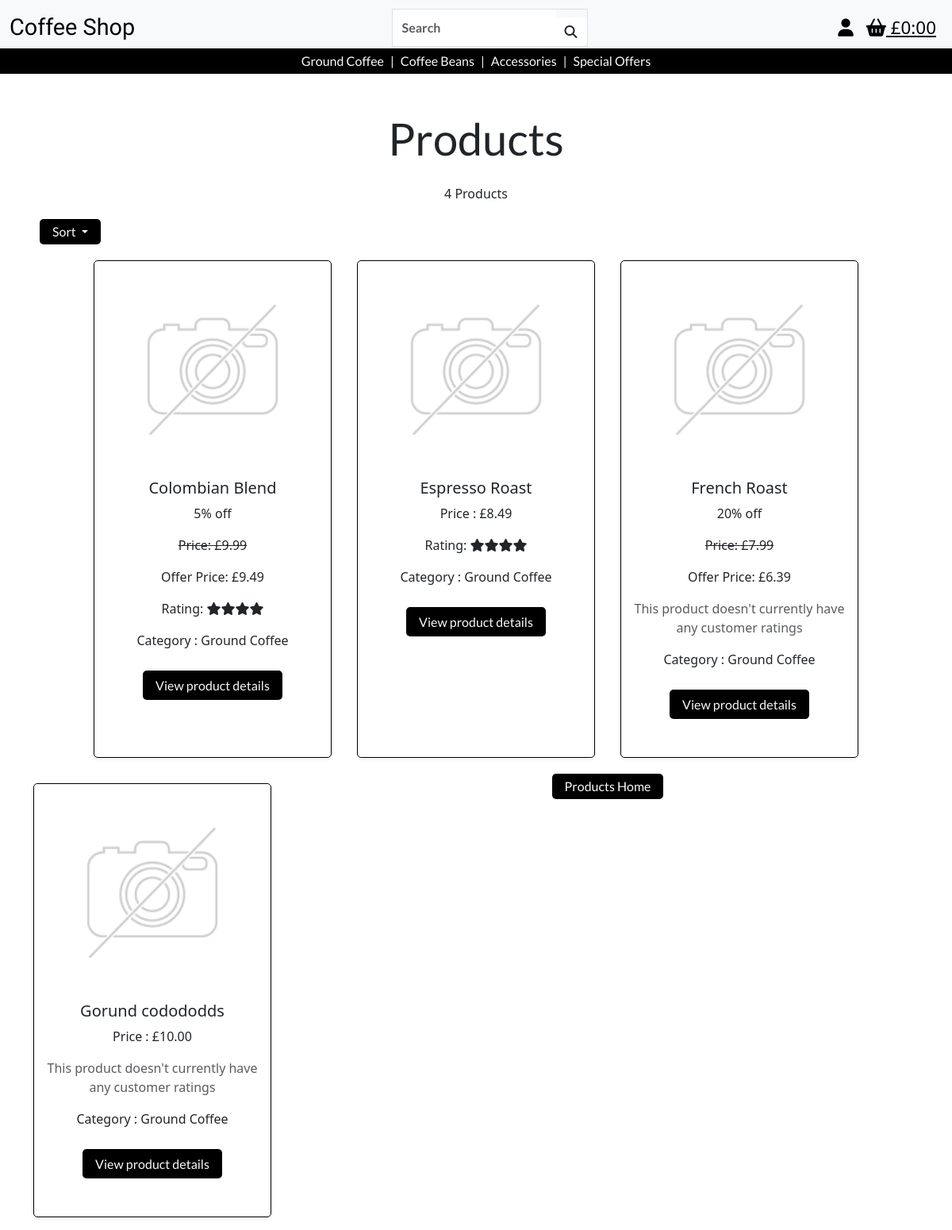
Before: /products/?category=ground_coffee with the older database file.
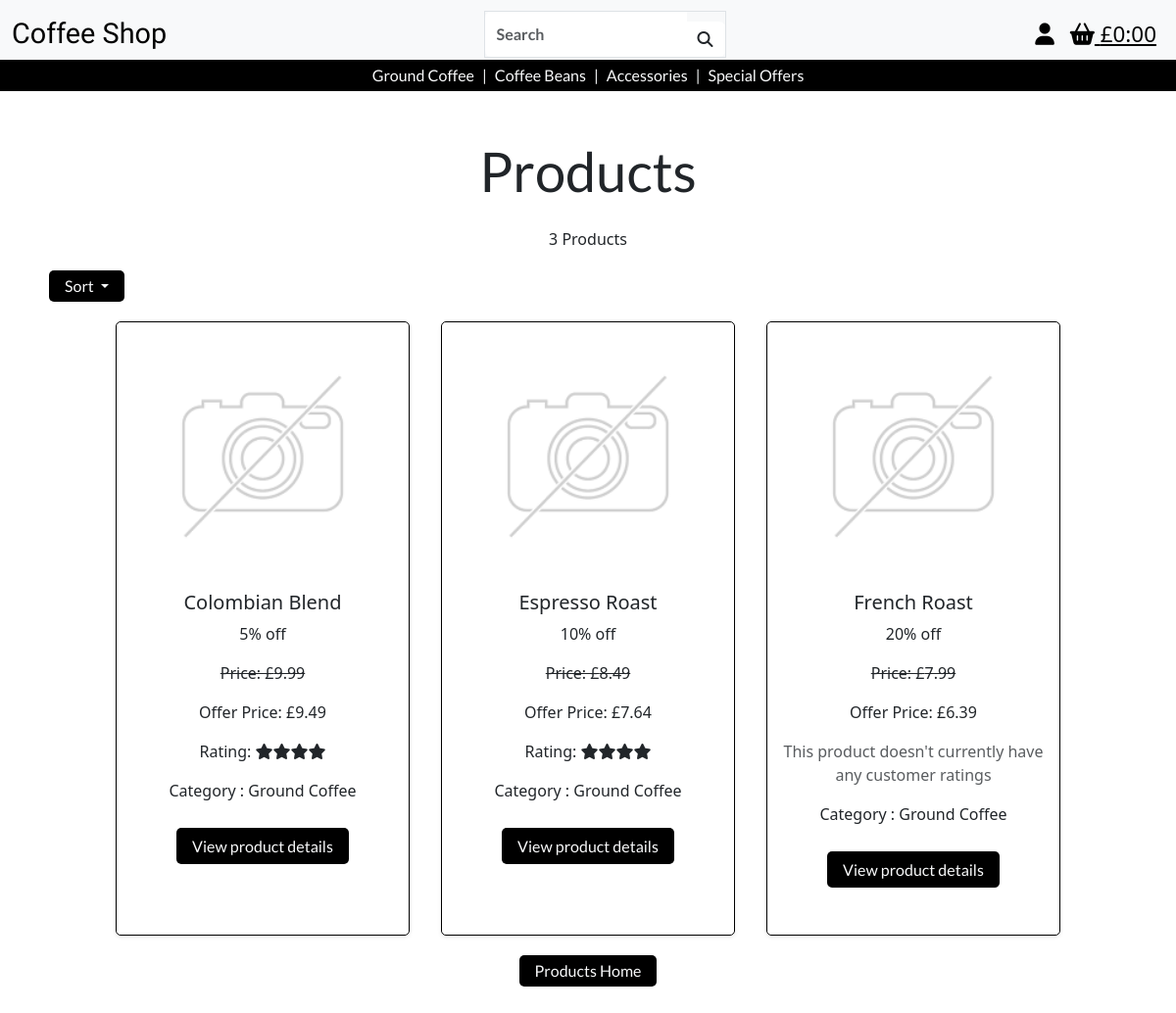
After: the same page with the newer database file.
### products/models.py (models this page shows, shortened)
class Product(models.Model):
    category = models.ForeignKey(
        'Category', null=True, blank=True, on_delete=models.SET_NULL)
    sku = models.CharField(max_length=254, null=True, blank=True, unique=True)
    product_name = models.CharField(max_length=254)
    description = models.TextField()
    price = models.DecimalField(max_digits=6, decimal_places=2)
    image_url = models.URLField(max_length=1024, null=True, blank=True)
    image = models.ImageField(null=True, blank=True)

class Category(models.Model):
    class Meta:
        verbose_name_plural = 'Categories'
    name = models.CharField(max_length=254)
    friendly_name = models.CharField(max_length=254, null=True, blank=True)

### promotions/models.py (models this page shows)
class Discount(models.Model):
    product = models.OneToOneField(Product, on_delete=models.CASCADE, related_name='discount', primary_key=True)
    percentage = models.PositiveIntegerField(validators=[MaxValueValidator(50)])
    def apply_discount(self, price):
        discounted_price = price - (price * self.percentage / 100)
        return round(discounted_price, 2)
    def discounted_price(self):
        return self.apply_discount(self.product.price)
    def __str__(self):
        return f"{self.percentage}% off"

### products/views.py (the view, shortened to what this page needs)
# urls.py: path('', views.all_products, name='products'),
def all_products(request):
    products = Product.objects.all()
    query = None
    sort = None
    direction = None
    category = None
    sortkey = 'id'
    products = products.annotate(avg_rating=Round(Avg('reviews__rating')))
    if request.GET:
        if 'sort' in request.GET:
            sortkey = request.GET['sort']
            sort = sortkey
        if sortkey == 'name':
            sortkey = 'lower_name'
            products = products.annotate(lower_name=Lower('product_name'))
        if 'direction' in request.GET:
            direction = request.GET['direction']
            if direction == 'desc':
                sortkey = f'-{sortkey}'
        products = products.order_by(sortkey)
        if 'category' in request.GET:
            category = request.GET['category']
            if category == 'special_offers':
                products = products.filter(discount__isnull=False)
            elif Category.objects.filter(name=category).exists():
                products = products.filter(category__name=category)
    current_sorting = f'{sort}_{direction}'
    context = {
        'products': products,
        'search_term': query,
        'current_sorting': current_sorting,
        'selected_category': category,
    }
    return render(request, 'products/products.html', context)

### bag/contexts.py (called while the page is built, shortened)
def bag_contents(request):
    bag_items = []
    total = 0
    product_count = 0
    bag = request.session.get('bag', {})
    if total < settings.FREE_DELIVERY_THRESHOLD:
        delivery = total * Decimal(settings.STANDARD_DELIVERY_PERCENTAGE / 100)
        free_delivery_delta = settings.FREE_DELIVERY_THRESHOLD - total
    else:
        delivery = 0
        free_delivery_delta = 0
    grand_total = delivery + total
    context = {
        'bag_items' : bag_items,
        'total' : total,
        'product_count' : product_count,
        'delivery': delivery,
        'free_delivery_delta' : free_delivery_delta,
        'free_delivery_threshold' : settings.FREE_DELIVERY_THRESHOLD,
        'grand_total' : grand_total,
    }
    return context

### products/templates/products/products.html (shortened to what this page needs)
{% extends 'base.html' %} {% load static %} {% block extra_css %}
<link rel="stylesheet" href="{% static 'css/products.css' %}" />
{% endblock%} {% block content %}
<div class="container-fluid">
  <div class="row">
    <div class="col text-center mt-5 header">
      <h1 class="header">Products</h1>
    </div>
  </div>
  <div class="container">
    <div class="col-8 text-center offset-2">
      <p class="mt-3">
        {{ products|length }} Products{% if search_term %} found for '<strong>{{ search_term }}</strong>'{% endif %}
      </p>
    </div>
    <div class="row">
      <div class="m-2">
        <a
          class="button dropdown-toggle"
          href="#"
          role="button"
          id="dropdownMenuLink"
          data-bs-toggle="dropdown"
          aria-expanded="false"
        >
          Sort
        </a>
      </div>
    </div>
  </div>
  <div class="row justify-content-center">
    {% for product in products %}
    <div class="col-10 col-sm-5 col-lg-3 m-3 product-container shadow-sm">
      {% if product.image %}
      <a href="{% url 'product_detail' product.id %}">
        <img
          class="card-img-top img-fluid"
          src="{{ product.image.url }}"
          alt="{{ product.name }}"
        />
      </a>
      {% else %}
      <a href="{% url 'product_detail' product.id %}">
        <img
          class="card-img-top img-fluid"
          src="{{ MEDIA_URL }}noimage.png"
          alt="{{ product.name }}"
        />
      </a>
      {% endif %}
      <div class="">
        <div class="row">
          <div class="text-center">
            {% if product.discount %}
              <h5>{{ product.product_name }}</h5>
              <p>{{product.discount}}</p>
              <p class="line-through">Price: £{{ product.price }}</p>
              <p>Offer Price: £{{ product.discount.discounted_price }}</p>
            {% else %}
              <h5>{{ product.product_name }}</h5>
              <p>Price : £{{ product.price }}</p>
            {% endif %}
            {% if product.avg_rating %}
              {% if product.avg_rating == 1 %}
                <p>Rating: <i class="fa-solid fa-star"></i></p>
              {% elif product.avg_rating == 2 %}
                <p>Rating: <i class="fa-solid fa-star"></i><i class="fa-solid fa-star"></i></p>
              {% elif product.avg_rating == 3 %}
                <p>Rating: <i class="fa-solid fa-star"></i><i class="fa-solid fa-star"></i><i class="fa-solid fa-star"></i></p>
              {% elif product.avg_rating == 4 %}
                <p>Rating: <i class="fa-solid fa-star"></i><i class="fa-solid fa-star"></i><i class="fa-solid fa-star"></i><i class="fa-solid fa-star"></i></p>
              {% elif product.avg_rating == 5 %}
                <p>Rating: <i class="fa-solid fa-star"></i><i class="fa-solid fa-star"></i><i class="fa-solid fa-star"></i><i class="fa-solid fa-star"></i><i class="fa-solid fa-star"></i></p>
              {% endif %}
            {% else %}
            <p class="text-muted">This product doesn't currently have any customer ratings</p>
            {% endif %}
            {% if product.category %}
            <p>Category : {{ product.category.friendly_name }}</p>
            {% endif %}
            <div class="d-inline-block">
              <a
                href="{% url 'product_detail' product.id %}"
                class="d-block button mb-5"
                >View product details</a
              >
            </div>
          </div>
        </div>
      </div>
    </div>
    {% endfor %}
    <div class="col-8 m-2 mb-5 offset-2 text-center">
      {% if request.GET.category or request.GET.q or request.GET.sort %}
        <a href="{% url 'products' %}" class="button">Products Home</a>
      {% endif %}
    </div>
  </div>
</div>
{% endblock %}

### templates/base.html (shortened to what this page needs)
{% load static %}
<!DOCTYPE html>
<html lang="en">
  <head>
    {% block corecss %}
    <link
      href="https://cdn.jsdelivr.net/npm/bootstrap@5.3.3/dist/css/bootstrap.min.css"
      rel="stylesheet"
    />
    <link rel="stylesheet" href="{% static 'css/base.css' %}" />
    {% endblock %} {% block extra_css %} {% endblock %}
  </head>
  <body>
    <header>
      {% include 'includes/full_screen_nav.html' %}
    </header>
     {% block page_header %} {% endblock %} {% block content %}
    {% endblock %}
  </body>
</html>

### templates/includes/full_screen_nav.html (shortened to what this page needs)
<nav class="navbar bg-body-tertiary d-none d-sm-block">
  <div class="container-fluid">
    <a class="navbar-brand site-logo" href="{% url 'home' %}">Coffee Shop</a>
    <form class="d-flex mx-auto border" role="search" method="GET" action="{% url 'products' %}">
      <div class="input-group">
        <input
          class="form-control border-0 search-bar-text"
          type="text"
          name="q"
          placeholder="Search"
          aria-label="Search"
        />
        <button class="btn bg-white border-0" type="submit">
          <i class="fa-solid fa-magnifying-glass"></i>
        </button>
      </div>
    </form>
    <a
      class="p-2 navbar-icon"
      href="#"
      id="user-options"
      data-bs-toggle="dropdown"
      aria-haspopup="true"
      aria-expanded="false"
      ><i class="fa-solid fa-user"></i
    ></a>
    <a
      class="p-2 navbar-icon"
      href="#"
      id="basket-options"
      data-bs-toggle="dropdown"
      aria-haspopup="true"
      aria-expanded="false"
      ><i class="fa-solid fa-basket-shopping"></i
    >{%if grand_total %}
      £{{ grand_total|floatformat:2 }}
     {% else %}
      £0:00
     {% endif %}</a>
  </div>
  <div class="container-fluid sec-navbar">
    <div class="mx-auto d-flex py-1">
      <a
        class="shop-cat-nav shop-cat-nav-link d-inline-flex align-items-center"
        href="{% url 'products'%}?category=ground_coffee"
        >Ground Coffee</a
      >
      <p class="shop-cat-nav d-inline-flex mx-2 my-0 align-items-center">|</p>
      <a
        class="shop-cat-nav shop-cat-nav-link d-inline-flex align-items-center"
        href="{% url 'products'%}?category=coffee_beans"
        >Coffee Beans</a
      >
      <p class="shop-cat-nav d-inline-flex mx-2 my-0 align-items-center">|</p>
      <a
        class="shop-cat-nav shop-cat-nav-link d-inline-flex align-items-center"
        href="{% url 'products'%}?category=accessories"
        >Accessories</a
      >
      <p class="shop-cat-nav d-inline-flex mx-2 my-0 align-items-center">|</p>
      <a
        class="shop-cat-nav shop-cat-nav-link d-inline-flex align-items-center"
        href="{% url 'products'%}?category=special_offers"
        >Special Offers</a
      >
    </div>
  </div>
</nav>

### static/css/base.css (style rules this page uses)
.site-logo { font-size: 1.8rem; font-family: "lobster", serif; }
.search-bar-text { font-family: "lato", sans-serif; font-weight: 600; }
.navbar-icon { font-size: 1.4rem; color: black; }
.sec-navbar { background-color: black; font-family: "lato", sans-serif; }
.shop-cat-nav { text-decoration: none; color: #f8f9fa; }
nav { padding-bottom: 0 !important; }
button, .button { color: #f8f9fa; font-family: "lato", sans-serif; font-weight: 400; text-decoration: none; background-color: black; padding: 0.4rem 1rem; border-radius: 5px; margin-top: 10px; }
.line-through { text-decoration: line-through; }
.header { font-size:3.5rem; font-family: 'lato', sans-serif; }

### static/css/products.css (style rules this page uses)
.product-container { border: 1px solid black; border-radius: 5px; display: flex; flex-direction: column; min-height: 100%; }
.line-through { text-decoration: line-through; }

Changed rows visible on the page:
removed Product: product_name "Gorund codododds", price "10.00", shows "This product doesn't currently have any customer ratings", category.friendly_name "Ground Coffee"
shown differently, row unchanged: Product "Espresso Roast": discount (not shown) → "10% off"; discount.discounted_price (not shown) → "7.64"; text "Price : £" → "Price: £ Offer Price: £"
Other visible differences:
{{ products|length }}: "4" → "3"
